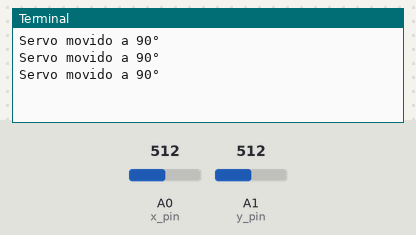
A program run on a simulated Arduino board driven over Firmata from a computer. Parts: the last lines printed to the terminal. Inputs (shaded band) come from the test bench; at power-on: A0 (x_pin) = 512, A1 (y_pin) = 512 (analog values on the 0–1023 scale). The desktop window is not drawn, its controls go by their first labels and the mouse button is held 0.15 s; web requests get an empty 200 reply after 0.4 s.

Above: at 6.6 s.
6.7 s: A0 (x_pin) set to 716
At 7.58 s:
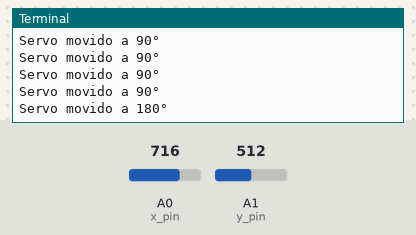
8.2 s: A1 (y_pin) set to 306
At 8.49 s:
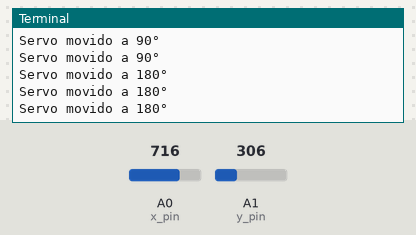
9.7 s: A1 (y_pin) set to 170
At 9.85 s:
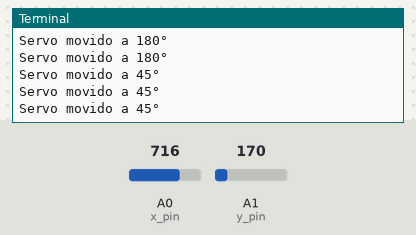
11.2 s: A0 (x_pin) set to 900
At 11.21 s:
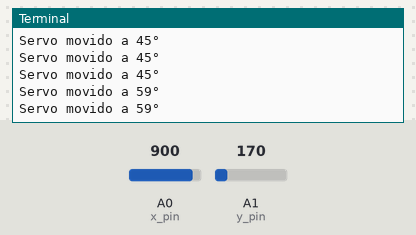
Timing chart, 0 to 13.7 s (numbered marks = the images above; inputs shaded):
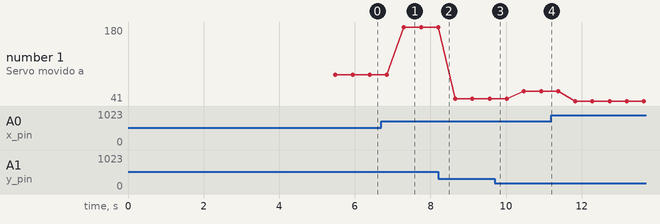

The program:

practica5servo2_rasp_ardp.py
```python
import tkinter as tk
import math
import requests
from pyfirmata import Arduino, util

# Configuración de Arduino
arduino_port = "COM4"  # Cambia este puerto según tu configuración
board = Arduino(arduino_port)
it = util.Iterator(board)
it.start()

# Configurar los pines del joystick
x_pin = board.get_pin('a:0:i')  # Eje X conectado al pin A0 del Arduino
y_pin = board.get_pin('a:1:i')  # Eje Y conectado al pin A1 del Arduino
x_pin.enable_reporting()
y_pin.enable_reporting()

# Configuración de la Raspberry Pi Pico W
pico_ip = "192.168.x.xxx"  # Cambia esta IP según tu configuración

# Parámetros de la zona muerta
zona_muerta = 5  # ±5 grados alrededor de 90°

# Función para enviar el ángulo al servidor de la Raspberry Pi Pico W
def mover_servo(angulo):
    # Asegurar que el ángulo esté dentro de 0-180
    angulo = max(0, min(180, angulo))
    try:
        url = f"http://{pico_ip}/mover?angulo={int(angulo)}"
        response = requests.get(url)
        if response.status_code == 200:
            print(f"Servo movido a {int(angulo)}°")
        else:
            print(f"Error al mover el servo: {response.status_code}")
    except Exception as e:
        print(f"Error de conexión: {e}")

# Función para leer los valores del joystick y calcular el ángulo
def actualizar_joystick():
    x_val = x_pin.read()
    y_val = y_pin.read()

    if x_val is not None and y_val is not None:
        # Escalar valores a rango de -1 a 1
        x = x_val * 2 - 1
        y = y_val * 2 - 1

        # Si el joystick está casi en el centro (ej. ±0.05 alrededor de x=0,y=0),
        # consideramos que está en reposo y forzamos el ángulo a 90°
        if abs(x) < 0.05 and abs(y) < 0.05:
            # Joystick en reposo, servo en 90°
            mover_servo(90)
            brazo_x = centro_x
            brazo_y = centro_y - (radio - 50)
            canvas.coords(brazo, centro_x, centro_y, brazo_x, brazo_y)
            label_angulo.config(text="Ángulo: 90°")
        else:
            # Calcular el ángulo del joystick en grados
            # Primero obtenemos el ángulo usando atan2
            angulo = math.degrees(math.atan2(-y, x))

            # Normalizar el ángulo para que esté entre 0 y 360
            if angulo < 0:
                angulo += 360

            # Ajustar rango a 0-180: Si >180, lo limitamos a 180
            if angulo > 180:
                angulo = 180

            # Calcular diferencia respecto a 90°
            diferencia = abs(angulo - 90)

            # Si la diferencia es mayor a 4°, mover el servo al ángulo calculado
            if diferencia > zona_muerta:
                mover_servo(angulo)
                # Actualizar el brazo indicador en el canvas
                brazo_x = centro_x + (radio - 50) * math.cos(math.radians(angulo))
                brazo_y = centro_y - (radio - 50) * math.sin(math.radians(angulo))
                canvas.coords(brazo, centro_x, centro_y, brazo_x, brazo_y)
                label_angulo.config(text=f"Ángulo: {int(angulo)}°")
            else:
                # Si la diferencia es menor o igual a 4°, mantener/volver a 90°
                mover_servo(90)
                brazo_x = centro_x
                brazo_y = centro_y - (radio - 50)
                canvas.coords(brazo, centro_x, centro_y, brazo_x, brazo_y)
                label_angulo.config(text="Ángulo: 90°")

    root.after(50, actualizar_joystick)  # Actualizar cada 50ms

# Función para cerrar la aplicación
def cerrar():
    board.exit()
    root.destroy()

# Crear ventana principal
root = tk.Tk()
root.title("Control de Servo con Joystick")
root.geometry("600x700")
root.configure(bg="#f0f0f0")  # Gris claro

# Agregar el título (con códigos hexadecimales)
titulo = tk.Label(
    root,
    text="Oprime cerrar para salir",
    font=("Courier New", 24, "italic bold underline"),
    fg="#032655",   # azul
    bg="#87cfe6",   # Gris claro
    justify="center",
    relief="groove",
    bd=3,
    width=30
)
titulo.pack(pady=10)

# Canvas para representar el joystick
canvas = tk.Canvas(root, width=400, height=400, bg="#FFFFFF", highlightthickness=0)  # Fondo blanco
canvas.pack()

# Dibujar círculo del slider
centro_x, centro_y = 200, 200
radio = 150
canvas.create_oval(centro_x - radio, centro_y - radio, centro_x + radio, centro_y + radio, outline="#000000", width=2)  # Negro

# Dibujar brazo del servo (verde #008000)
brazo = canvas.create_line(centro_x, centro_y, centro_x, centro_y - (radio - 50), width=3, fill="#1b2bf5")

# Etiqueta para mostrar el ángulo (azul #0000FF)
label_angulo = tk.Label(root, text="Ángulo: 90°", font=("Arial", 14), bg="#f0f0f0", fg="#0000FF")
label_angulo.pack(pady=10)

# Botón para cerrar la aplicación (rojo #aa2929 con texto blanco #FFFFFF)
btn_cerrar = tk.Button(root, text="Cerrar", font=("Ubuntu Mono", 20), command=cerrar, bg="#5a7ef0", fg="#000000")
btn_cerrar.pack(pady=10)

# Iniciar la lectura del joystick
actualizar_joystick()

# Ejecutar la interfaz
root.mainloop()
```

Measured:
- after the input at 6.7 s, the terminal: prints a new line after 0.60 s (image 1)
- plotted number 1: 90 → 180 after the input at 6.7 s, 180 → 45 after the input at 8.2 s, 45 → 59 after the input at 9.7 s, 59 → 41 after the input at 11.2 s
